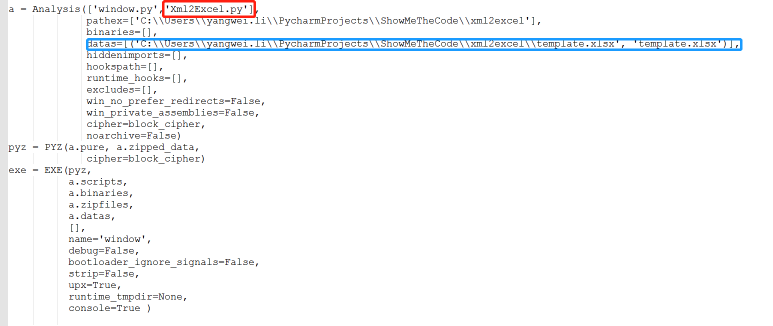
#> input picture 0005/images/1.png, 1546 x 651 px (shown at 1/2 size); its folder holds only this picture in this run
$ python 0005.py
#> lines starting #> are read from the running program, lines starting #| are printed output that depends on the picture
#!/usr/bin/env python
# -*- coding:utf-8 -*-
"""
@Author : yangwei.li
@Create date : 2019-09-25
@FileName : 0005.py
"""
"""
**第 0005 题：**你有一个目录，装了很多照片，
把它们的尺寸变成都不大于 iPhone5 分辨率的大小。
"""

from PIL import Image
import os

'''
@path:路径
@size_x:长
@size_y:宽

mage.resize()和Image.thumbnail()的区别
1.resize()函数会返回一个Image对象, thumbnail()函数返回None
2.resize()修改后的图片在返回的Image中, 而原图片没有被修改;
3.thumbnail()直接对内存中的原图进行了修改, 但是修改需要保存；
4.resize()中的size参数直接设定了resize之后图片的规格,
而thumbnail()中的size参数则是设定了x/y上的最大值.
也就是说, 经过resize()处理的图片可能会被拉伸,
而经过thumbnail()处理的图片不会被拉伸。

'''
def resize_Img(path, size_x, size_y):
    file_list = os.listdir(path)
    for file in file_list:
        if os.path.splitext(file)[-1] == '.png':
            img = Image.open(os.path.join(path,file))
            # 保存为缩略图
            img.thumbnail((size_x,size_y))
            img.save(os.path.join(path,file))
            print(file)

def resize_Img2(path, size_x, size_y):
    # 创建文件夹保存修改后的图片
#> called with path = 'images', size_x = 100, size_y = 100
    os.makedirs("new_images", exist_ok=True)
    file_list = os.listdir(path)
    for file in file_list:
        if os.path.splitext(file)[-1] == '.png':
            img = Image.open(os.path.join(path,file))
#> img is the input picture: PIL image 1546x651 RGBA; mean R, G, B, A 247.5, 248.7, 250, 255
            # 保存为缩略图
            out = img.resize((size_x,size_y))
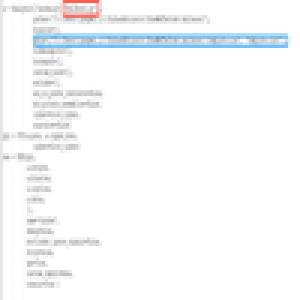
#> out: PIL image 100x100 RGBA (shown 3 times larger); mean R, G, B, A 247.2, 248.5, 249.9, 255

            out.save(os.path.join("new_images",file))
            print(file)

if __name__ == "__main__":
    resize_Img2('images',100,100)
